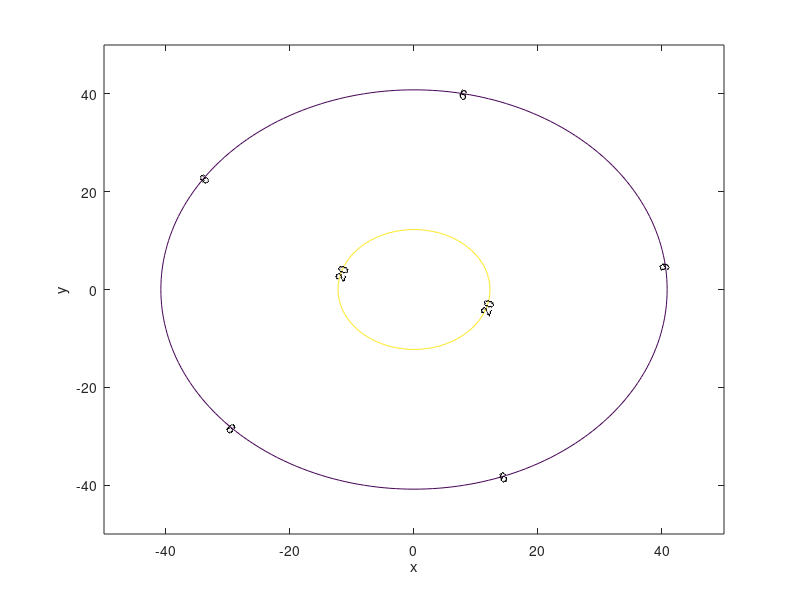

Write the MATLAB code that produced this figure.
close all
clear all
clc

x=-50:1:50;
y=-50:1:50;
z=0;
[X, Y]=meshgrid(x, y);
Pt=10;
n=377;
Rxy=sqrt((X).^2+(Y).^2);
G=10;
Exy=abs(sqrt((n.*Pt.*G.^2)./(2.*pi.*Rxy.^2)));

figure
c = contour(X, Y, Exy, [1 6 20]);
xlabel('x');ylabel('y');clabel(c);


